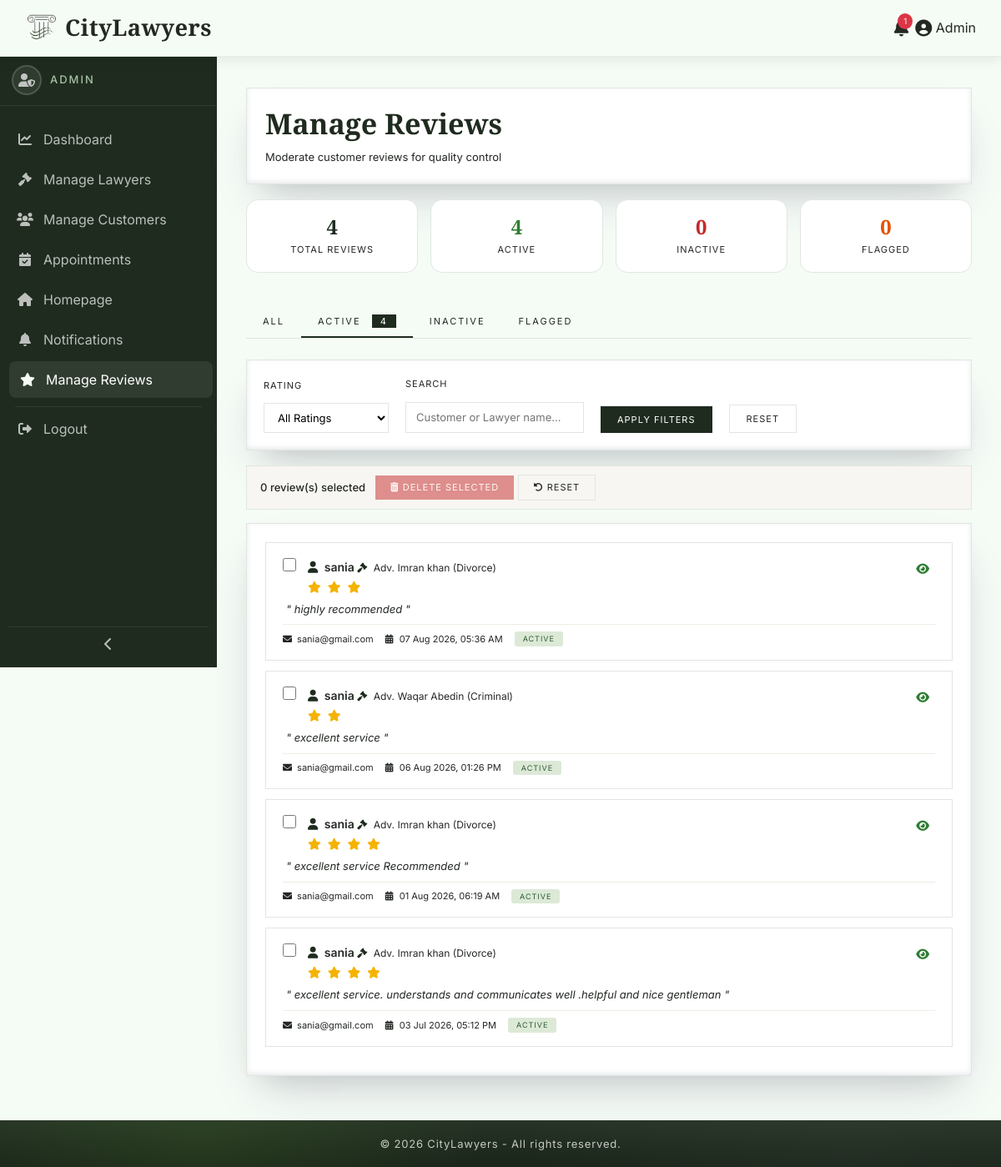
Screenshot of /admin/manage-reviews.php?status=active (signed in) with the database file from the repository.
### tables this page shows
CREATE TABLE `reviews` (
  `id` int(11) NOT NULL,
  `lawyer_id` int(11) NOT NULL,
  `customer_id` int(11) NOT NULL,
  `appointment_id` int(11) DEFAULT NULL,
  `rating` int(1) NOT NULL CHECK (`rating` >= 1 and `rating` <= 5),
  `comment` text DEFAULT NULL,
  `status` enum('active','inactive','flagged') DEFAULT 'active',
  `created_at` timestamp NOT NULL DEFAULT current_timestamp()
);

CREATE TABLE `customers` (
  `id` int(11) NOT NULL,
  `name` varchar(100) NOT NULL,
  `email` varchar(100) NOT NULL,
  `password` varchar(255) NOT NULL,
  `phone` varchar(20) DEFAULT NULL,
  `address` text DEFAULT NULL,
  `city` varchar(50) DEFAULT NULL,
  `reg_date` date DEFAULT NULL,
  `status` enum('active','inactive') DEFAULT 'active'
);

CREATE TABLE `lawyers` (
  `id` int(11) NOT NULL,
  `name` varchar(100) NOT NULL,
  `email` varchar(100) NOT NULL,
  `password` varchar(255) NOT NULL,
  `phone` varchar(20) DEFAULT NULL,
  `address` text DEFAULT NULL,
  `city` varchar(50) DEFAULT NULL,
  `specialization` varchar(50) DEFAULT NULL,
  `gender` enum('male','female','other') DEFAULT 'male',
  `experience` int(3) DEFAULT NULL,
  `fees` decimal(10,2) DEFAULT NULL,
  `profile_pic` varchar(255) DEFAULT NULL,
  `bio` text DEFAULT NULL,
  `avg_rating` decimal(2,1) DEFAULT 0.0,
  `status` enum('pending','approved','rejected') DEFAULT 'pending',
  `created_at` timestamp NOT NULL DEFAULT current_timestamp(),
  `is_featured` tinyint(1) DEFAULT 0,
  `core_specialization` text DEFAULT NULL,
  `academic_credentials` text DEFAULT NULL
);

### admin/manage-reviews.php (the view, shortened to what this page needs)
<?php
require_once '../includes/config.php';
$status_filter = isset($_GET['status']) ? $_GET['status'] : 'all';
$rating_filter = isset($_GET['rating']) ? (int)$_GET['rating'] : 0;
$search = isset($_GET['search']) ? trim($_GET['search']) : '';
$conditions = [];
$params = [];
if ($status_filter != 'all') {
    $conditions[] = "r.status = :status";
    $params[':status'] = $status_filter;
}
$where = !empty($conditions) ? "WHERE " . implode(" AND ", $conditions) : "";
$limit = 10;
$page = isset($_GET['page']) ? (int)$_GET['page'] : 1;
$offset = ($page - 1) * $limit;
$sql = "
    SELECT r.*,
           c.name as customer_name,
           c.email as customer_email,
           l.name as lawyer_name,
           l.specialization as lawyer_specialization
    FROM reviews r
    JOIN customers c ON r.customer_id = c.id
    JOIN lawyers l ON r.lawyer_id = l.id
    $where
    ORDER BY r.created_at DESC
    LIMIT :limit OFFSET :offset
";
$stmt = $conn->prepare($sql);
$stmt->bindValue(':limit', $limit, PDO::PARAM_INT);
$stmt->bindValue(':offset', $offset, PDO::PARAM_INT);
foreach ($params as $key => $val) {
    $stmt->bindValue($key, $val);
}
$stmt->execute();
$reviews = $stmt->fetchAll(PDO::FETCH_ASSOC);
$totalStmt = $conn->prepare("SELECT COUNT(*) as count FROM reviews");
$totalStmt->execute();
$total_count = $totalStmt->fetch(PDO::FETCH_ASSOC)['count'];
$activeStmt = $conn->prepare("SELECT COUNT(*) as count FROM reviews WHERE status = 'active'");
$activeStmt->execute();
$active_count = $activeStmt->fetch(PDO::FETCH_ASSOC)['count'];
$inactiveStmt = $conn->prepare("SELECT COUNT(*) as count FROM reviews WHERE status = 'inactive'");
$inactiveStmt->execute();
$inactive_count = $inactiveStmt->fetch(PDO::FETCH_ASSOC)['count'];
$flaggedStmt = $conn->prepare("SELECT COUNT(*) as count FROM reviews WHERE status = 'flagged'");
$flaggedStmt->execute();
$flagged_count = $flaggedStmt->fetch(PDO::FETCH_ASSOC)['count'];
include '../includes/header.php';
?>
<link rel="stylesheet" href="<?php echo BASE_URL; ?>assets/css/dashboard.css">
<link rel="stylesheet" href="<?php echo BASE_URL; ?>assets/css/tables.css">
<link rel="stylesheet" href="<?php echo BASE_URL; ?>assets/css/sidebar.css">
<link rel="stylesheet" href="<?php echo BASE_URL; ?>assets/css/manage-reviews.css">
<div class="dashboard-wrapper">
    <?php include '../includes/dashboard-sidebar.php'; ?>
    <div class="main-content">
        <div class="dashboard-card">
            <h2 class="dashboard-title">Manage Reviews</h2>
            <p class="dashboard-subtitle">Moderate customer reviews for quality control</p>
        </div>
        <div class="review-stats-grid">
            <div class="review-stat-box">
                <h4 class="stat-total"><?php echo $total_count; ?></h4>
                <p>Total Reviews</p>
            </div>
            <div class="review-stat-box">
                <h4 class="stat-active"><?php echo $active_count; ?></h4>
                <p>Active</p>
            </div>
            <div class="review-stat-box">
                <h4 class="stat-inactive"><?php echo $inactive_count; ?></h4>
                <p>Inactive</p>
            </div>
            <div class="review-stat-box">
                <h4 class="stat-flagged"><?php echo $flagged_count; ?></h4>
                <p>Flagged</p>
            </div>
        </div>
        <div class="filter-tabs">
            <a href="?status=all<?php echo $rating_filter ? '&rating=' . $rating_filter : ''; ?><?php echo $search ? '&search=' . urlencode($search) : ''; ?>" class="filter-tab <?php echo $status_filter == 'all' ? 'active' : ''; ?>">All</a>
            <a href="?status=active<?php echo $rating_filter ? '&rating=' . $rating_filter : ''; ?><?php echo $search ? '&search=' . urlencode($search) : ''; ?>" class="filter-tab <?php echo $status_filter == 'active' ? 'active' : ''; ?>">
                Active <?php if ($active_count > 0): ?><span class="tab-badge"><?php echo $active_count; ?></span><?php endif; ?>
            </a>
            <a href="?status=inactive<?php echo $rating_filter ? '&rating=' . $rating_filter : ''; ?><?php echo $search ? '&search=' . urlencode($search) : ''; ?>" class="filter-tab <?php echo $status_filter == 'inactive' ? 'active' : ''; ?>">
                Inactive <?php if ($inactive_count > 0): ?><span class="tab-badge"><?php echo $inactive_count; ?></span><?php endif; ?>
            </a>
            <a href="?status=flagged<?php echo $rating_filter ? '&rating=' . $rating_filter : ''; ?><?php echo $search ? '&search=' . urlencode($search) : ''; ?>" class="filter-tab <?php echo $status_filter == 'flagged' ? 'active' : ''; ?>">
                Flagged <?php if ($flagged_count > 0): ?><span class="tab-badge"><?php echo $flagged_count; ?></span><?php endif; ?>
            </a>
        </div>
        <div class="dashboard-card" style="padding: 20px;">
            <form method="GET" action="">
                <div class="filter-row">
                    <div class="filter-group">
                        <label>Rating</label>
                        <select name="rating">
                            <option value="0" <?php echo $rating_filter == 0 ? 'selected' : ''; ?>>All Ratings</option>
                        </select>
                    </div>
                    <div class="filter-group">
                        <label>Search</label>
                        <input type="text" name="search" placeholder="Customer or Lawyer name..." value="<?php echo htmlspecialchars($search); ?>">
                    </div>
                    <div class="filter-group">
                        <button type="submit" class="filter-btn">Apply Filters</button>
                    </div>
                    <div class="filter-group">
                        <a href="manage-reviews.php" class="reset-btn">Reset</a>
                    </div>
                </div>
            </form>
        </div>
        <div class="bulk-actions" id="bulkActions">
            <div class="selected-count">
                <span id="selectedCount">0</span> review(s) selected
            </div>
            <form method="POST" action="" id="bulkDeleteForm" style="display: inline;">
                <button type="submit" name="bulk_delete" class="btn-bulk-delete" id="bulkDeleteBtn" disabled>
                    <i class="fas fa-trash-alt"></i> Delete Selected
                </button>
                <button type="button" class="btn-reset-selection" id="resetSelectionBtn">
                    <i class="fas fa-undo-alt"></i> Reset
                </button>
            </form>
        </div>
        <div class="dashboard-card">
            <?php if (count($reviews) > 0): ?>
                <?php foreach ($reviews as $row): ?>
                    <div class="review-item">
                        <div class="review-item-header">
                            <div style="display: flex; align-items: flex-start; gap: 6px;">
                                <input type="checkbox" class="review-checkbox" value="<?php echo $row['id']; ?>" onchange="updateSelection()">
                                <div>
                                    <div>
                                        <span class="review-item-customer">
                                            <i class="fas fa-user" style="color: var(--primary-color); margin-right: 4px;"></i>
                                            <?php echo htmlspecialchars($row['customer_name']); ?>
                                        </span>
                                        <span class="review-item-lawyer">
                                            <i class="fas fa-gavel"></i>
                                            Adv. <?php echo htmlspecialchars($row['lawyer_name']); ?>
                                            <span style="color: var(--text-light);">(<?php echo htmlspecialchars($row['lawyer_specialization']); ?>)</span>
                                        </span>
                                    </div>
                                    <div class="review-item-rating" style="margin-top: 2px;">
                                        <?php for ($i = 1; $i <= 5; $i++): ?>
                                            <?php if ($i <= $row['rating']): ?>
                                                <i class="fas fa-star"></i>
                                            <?php else: ?>
                                                <i class="fas fa-star-o empty-star"></i>
                                            <?php endif; ?>
                                        <?php endfor; ?>
                                    </div>
                                </div>
                            </div>
                            <div class="review-item-actions">
                                <?php if ($row['status'] == 'active'): ?>
                                    <a href="?toggle=<?php echo $row['id']; ?>&status=<?php echo $status_filter; ?>&rating=<?php echo $rating_filter; ?>&search=<?php echo urlencode($search); ?>&page=<?php echo $page; ?>"
                                       class="action-icon-review active-status"
                                       data-tooltip="Hide Review"
                                       onclick="return confirm('Hide this review? It will no longer be visible on the lawyer profile.')">
                                        <i class="fas fa-eye"></i>
                                    </a>
                                <?php endif; ?>
                            </div>
                        </div>
                        <div class="review-item-comment">
                            <?php echo htmlspecialchars($row['comment']); ?>
                        </div>
                        <div class="review-item-footer">
                            <div class="review-item-meta">
                                <span>
                                    <i class="fas fa-envelope"></i>
                                    <?php echo htmlspecialchars($row['customer_email']); ?>
                                </span>
                                <span>
                                    <i class="fas fa-calendar-alt"></i>
                                    <?php echo date('d M Y, h:i A', strtotime($row['created_at'])); ?>
                                </span>
                                <span>
                                    <span class="status-badge-review <?php echo $row['status']; ?>">
                                        <?php echo ucfirst($row['status']); ?>
                                    </span>
                                </span>
                            </div>
                        </div>
                    </div>
                <?php endforeach; ?>
            <?php endif; ?>
        </div>
    </div>
</div>
<?php include '../includes/dashboard-footer.php'; ?>

### assets/css/global.css (style rules this page uses)
:root { --primary-color: #1F2B1F; --accent-color: #2F5D3A; --sidebar-light: #445544; --secondary-color: #F5FBF5; --surface-color: #FFFFFF; --surface-alt: #F7F8F6; --charcoal-black: #171C17; --charcoal-light: #232A23; --text-dark: #232823; --text-gray: rgba(255,255,255,.75); --text-muted: #98A09A; --text-white: #FFFFFF; --muted-white: #E9ECE8; --icon-gray: #BFC6BF; --border-color: #E1E6E1; --border-light: #EFF2EF; --border-soft: 1px solid rgba(142,247,43,.18); --card-radius: 14px; --white: #FFFFFF; --success: #2F7D32; --warning: #9A6A14; --danger: #B23B3B; --info: #2E5C86; --status-pending-bg: #F7ECD1; --status-pending-text: #8C650F; --status-approved-bg: #DDECDC; --status-approved-text: #2F6A33; --status-rejected-bg: #F3DEDE; --status-rejected-text: #9A3737; --status-confirmed-bg: #DDECDC; --status-confirmed-text: #2F6A33; --status-completed-bg: #DFE9F5; --status-completed-text: #2E5C86; --status-cancelled-bg: #F3DEDE; --status-cancelled-text: #9A3737; --btn-primary-bg: var(--primary-color); --btn-primary-hover: #172117; --btn-accent-bg: var(--accent-color); --btn-accent-hover: #23482D; --btn-approve-bg: #2F7D32; --btn-reject-bg: #B23B3B; --btn-delete-bg: #232823; --btn-delete-text: #E1E6E1; --btn-text: #FFFFFF; --shadow-sm: 0 8px 20px rgba(0,0,0,.05); --shadow-md: 0 18px 35px rgba(0,0,0,.10); --shadow-lg: rgba(50,50,93,.18) 0 30px 60px -20px, rgba(0,0,0,.14) 0 18px 35px -18px, rgba(10,37,64,.10) 0 -2px 6px inset; --shadow-hover: 0 45px 80px rgba(0,0,0,.22), 0 18px 40px rgba(0,0,0,.12), 0 30px 55px rgba(0,0,0,.14); --shadow-green-strong: 0 20px 60px rgba(47, 93, 58, 0.30), 0 10px 30px rgba(31, 43, 31, 0.12), 0 0 80px rgba(47, 93, 58, 0.08); --transition-fast: .25s ease; --transition: .4s ease; --transition-slow: .55s cubic-bezier(.2,.8,.2,1); --gradient-overlay: radial-gradient( circle at center, rgba(38, 85, 38, 0) 0%, rgba(18,30,18,.70) 45%, rgba(6,8,6,.92) 100% ); --sidebar-gradient: linear-gradient( 180deg, var(--charcoal-black) 0%, #263326 35%, var(--primary-color) 75%, #314931 100% ); }
* { margin: 0; padding: 0; box-sizing: border-box; }
html { scroll-behavior: smooth; }
body { font-family: 'Inter', sans-serif; background: var(--secondary-color); color: var(--text-dark); overflow-x: hidden; padding-top: 74px; }
h1, h2, h3, h4, h5, h6 { font-family: 'Cormorant Garamond', serif; font-weight: 600; }
a { text-decoration: none; }
input[type="text"], input[type="email"], input[type="password"], input[type="number"], input[type="search"], textarea { cursor: text; }

### assets/css/dashboard.css (style rules this page uses)
:root { --sidebar-width: 260px; --sidebar-collapse: 70px; --navbar-height: 66px; }
body { padding-top: 0 !important; }
html, body { margin: 0; padding: 0; }
.dashboard-wrapper { display: block; margin-left: var(--sidebar-width); min-height: calc(100vh - var(--navbar-height, 66px)); transition: margin-left 0.35s ease; }
.main-content { min-width: 0; padding: 35px; background: var(--secondary-color); overflow-x: hidden; overflow-y: auto; margin-top:70px ; }
.dashboard-card { background: var(--surface-color); border: 1px solid var(--border-color); padding: 22px; margin-bottom: 18px; box-shadow: var(--shadow-lg); }
.dashboard-title { font-family: 'Cormorant Garamond', serif; font-size: 34px; color: var(--primary-color); margin: 0 0 10px; }
.dashboard-subtitle { margin: 0; color: var(--text-light); font-size: 13px; }
input[type="text"], input[type="email"], input[type="password"], input[type="number"], input[type="time"], select, textarea { width: 100%; padding: 10px; border: 1px solid var(--border-color); background: var(--white); font-size: 14px; border-radius: 0; box-shadow: none; }

### assets/css/sidebar.css (style rules this page uses)
:root { --sidebar-width: 260px; --sidebar-collapsed: 70px; --sidebar-bg: var(--primary-color); --sidebar-hover: rgba(255,255,255,.08); --text-muted: rgba(255,255,255,.7); --text-active: #fff; }

### rows the page displays
reviews: customer.name "sania", lawyer.name "Imran khan", lawyer.specialization "Divorce", rating 3 (drawn), comment "highly recommended", customer.email "sania@gmail.com", created_at "07 Aug 2026, 05:36 AM", status "ACTIVE"
reviews: customer.name "sania", lawyer.name "Waqar Abedin", lawyer.specialization "Criminal", rating 2 (drawn), comment "excellent service", customer.email "sania@gmail.com", created_at "06 Aug 2026, 01:26 PM", status "ACTIVE"
reviews: customer.name "sania", lawyer.name "Imran khan", lawyer.specialization "Divorce", rating 4 (drawn), comment "excellent service Recommended", customer.email "sania@gmail.com", created_at "01 Aug 2026, 06:19 AM", status "ACTIVE"
reviews: customer.name "sania", lawyer.name "Imran khan", lawyer.specialization "Divorce", rating 4 (drawn), comment "excellent service. understands and communicates well .helpful and nice gentleman", customer.email "sania@gmail.com", created_at "03 Jul 2026, 05:12 PM", status "ACTIVE"

### other values shown
SITE_NAME "CityLawyers"
$unread_count "1"
$user_name "Admin"
$user_name "ADMIN"
$total_count "4"
$active_count "4"
$inactive_count "0"
$flagged_count "0"
